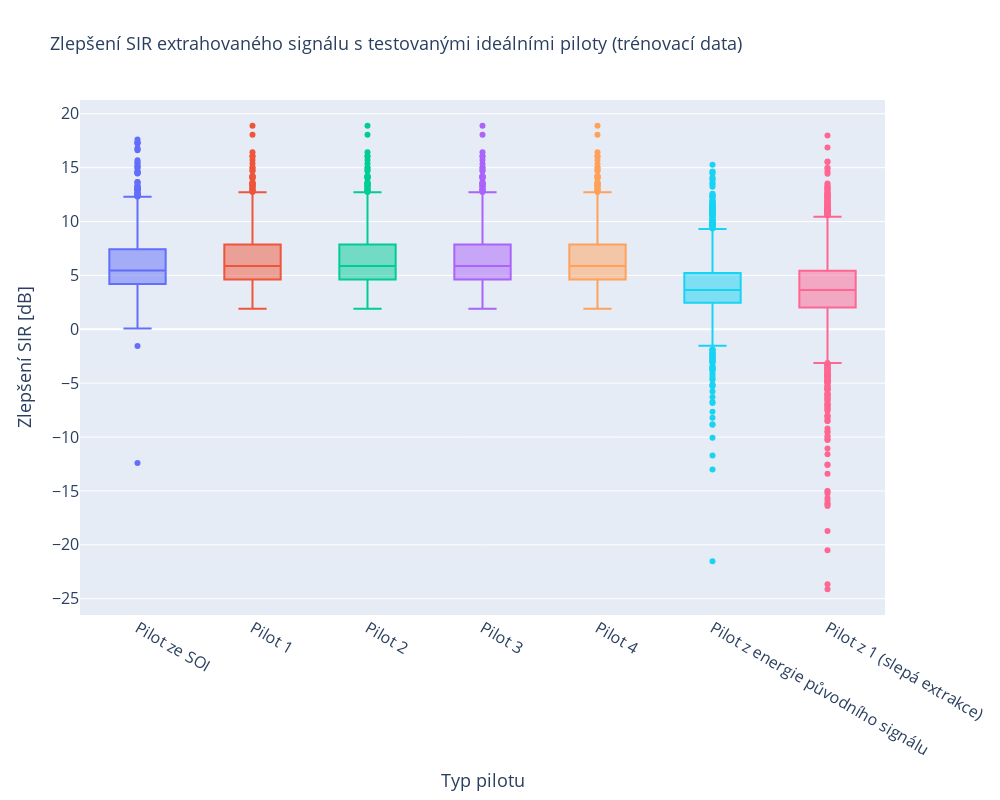

The cell this chart's notebook holds for it:
### Code cell
fig_box = go.Figure()

fig_box.add_trace(go.Box(
    y=df["imp_SIR_SOI_pilot"][:number_of_samples],
    name="Pilot ze SOI"
))

fig_box.add_trace(go.Box(
    y=SIR_df["SIR_pilot1"][:number_of_samples] - df["SIR_original"][:number_of_samples],
    name="Pilot 1"
))

fig_box.add_trace(go.Box(
    y=SIR_df["SIR_pilot2"][:number_of_samples] - df["SIR_original"][:number_of_samples],
    name="Pilot 2"
))

fig_box.add_trace(go.Box(
    y=SIR_df["SIR_pilot3"][:number_of_samples] - df["SIR_original"][:number_of_samples],
    name="Pilot 3"
))

fig_box.add_trace(go.Box(
    y=SIR_df["SIR_pilot4"][:number_of_samples] - df["SIR_original"][:number_of_samples],
    name="Pilot 4"
))

fig_box.add_trace(go.Box(
    y=df["imp_SIR_X_pilot"],
    name="Pilot z energie původního signálu"
))

fig_box.add_trace(go.Box(
    y=df["imp_SIR_ones_pilot"],
    name="Pilot z 1 (slepá extrakce)"
))

fig_box.update_layout(
        title=dict(
        text="Zlepšení SIR extrahovaného signálu s testovanými ideálními piloty (trénovací data)",
        font=dict(size=18)
    ),
    xaxis=dict(
        title=dict(text="Typ pilotu", font=dict(size=18)),
        tickfont=dict(size=16)
    ),
    yaxis=dict(
        title=dict(text="Zlepšení SIR [dB]", font=dict(size=18)),
        tickfont=dict(size=16)
    ),
    showlegend=False,
    height=800,
    width=1000
)

fig_box.show()

### Figure 1 — Plotly figure (JSON) as saved in the notebook; plotly's stock layout.template omitted (floating-point values rounded to 4 significant figures; data arrays with more than 128 entries replaced by an {"elided": "..."} marker saying what was removed)
{"data": [{"name": "Pilot ze SOI", "type": "box", "y": {"elided": "2000 float values"}}, {"name": "Pilot 1", "type": "box", "y": {"elided": "2000 float values"}}, {"name": "Pilot 2", "type": "box", "y": {"elided": "2000 float values"}}, {"name": "Pilot 3", "type": "box", "y": {"elided": "2000 float values"}}, {"name": "Pilot 4", "type": "box", "y": {"elided": "2000 float values"}}, {"name": "Pilot z energie původního signálu", "type": "box", "y": {"elided": "2000 float values"}}, {"name": "Pilot z 1 (slepá extrakce)", "type": "box", "y": {"elided": "2000 float values"}}], "layout": {"height": 800, "showlegend": false, "title": {"font": {"size": 18}, "text": "Zlepšení SIR extrahovaného signálu s testovanými ideálními piloty (trénovací data)"}, "width": 1000, "xaxis": {"tickfont": {"size": 16}, "title": {"font": {"size": 18}, "text": "Typ pilotu"}}, "yaxis": {"tickfont": {"size": 16}, "title": {"font": {"size": 18}, "text": "Zlepšení SIR [dB]"}}}}
